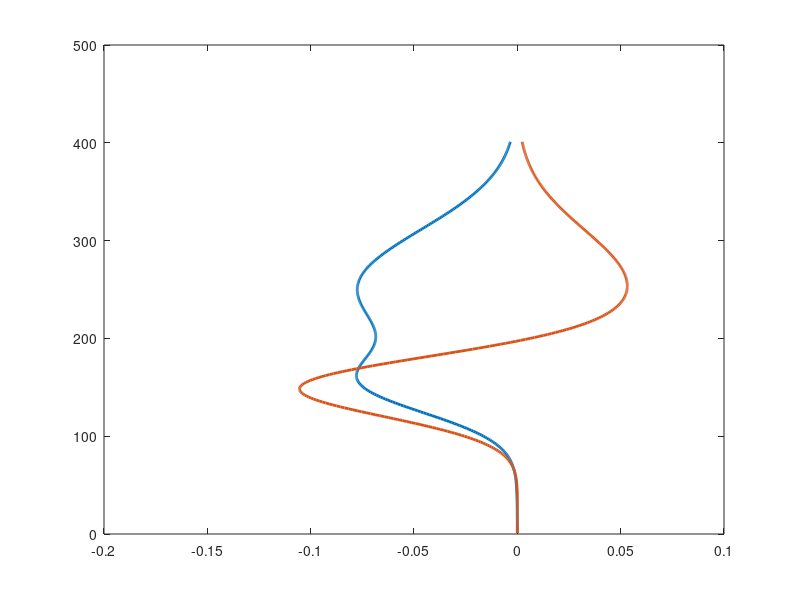
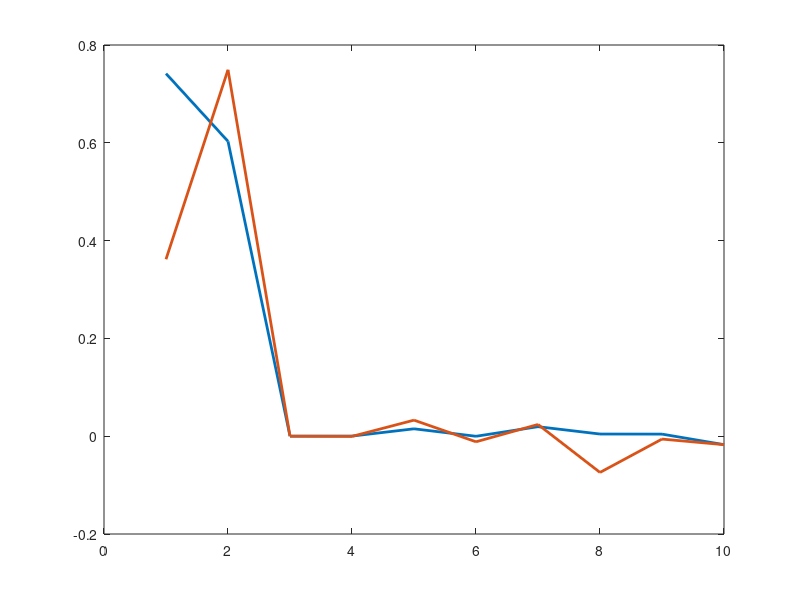

Write MATLAB code to recreate these figures, in order.
clear all
close all
clc

dy  = 0.01;
y = (-2:dy:2)'; %spatial coordinate

dt = 0.1;
Nt = 101;
tend = dt*(Nt-1);
t = 0:dt:tend; %time

% define function
amp1 = 1;
y01 = 0.5;
sigmay1  = 0.6;

amp2 = 1.2;
y02 = -0.5;
sigmay2  = 0.3;
omega1 = 1.3;
omega2 = 4.1;

v1 = amp1*exp(-(y-y01).^2/(2*sigmay1^2));
v2 = amp2*exp(-(y-y02).^2/(2*sigmay2^2));
X = v1*exp(1i*omega1*t) + v2*exp(1i*omega2*t);



%% SVD analysis
% compute SVD
[U, S, V] = svd(X);

% plot singular values
semilogy(diag(S)/sum(diag(S)),'o')

% plot first two left singular vectors against the spatial coordinate y
figure(1)
plot(real(U(:,1:2)), 1:length(U(:,1:2)),'Linewidth',[2])



%% DMD analysis
%% DMD
r = 100;
X1=X(:,1:end-1);
X2=X(:,2:end);

[U_X1,S_X1,V_X1]=svd(X1,'econ');
Ur=U_X1(:,1:r);
Sr=S_X1(1:r,1:r);
Vr=V_X1(:,1:r);



% Build A
A = Ur'*X2*Vr/Sr;
[W,D]=eig(A);

%% spectrum
% alternate scaling of DMD modes
%Ahat = (S_X1^(-1/2))*Atilde*(S_X1^(1/2));
%[What,D]=eig(Ahat); %solve eigenvalue problem
%W_r = Sr^(1/2)*What;
%Phi = X2*Vr/Sr*W_r;

% plot DMD modes
figure(2)
plot(real(W(1:10,1:2)),'Linewidth',[2])